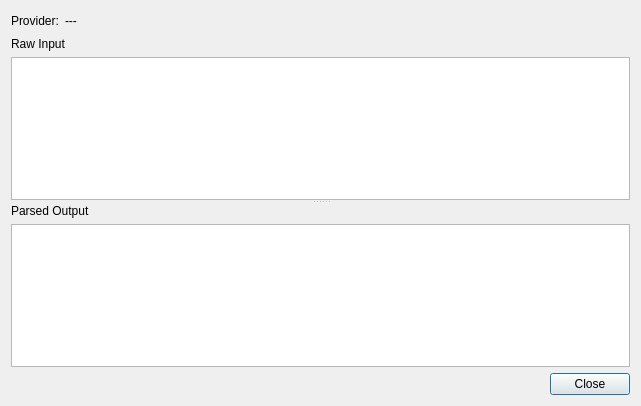
<?xml version="1.0" encoding="UTF-8"?>
<ui version="4.0">
 <class>DataproviderDumpBase</class>
 <widget class="QDialog" name="DataproviderDumpBase">
  <property name="geometry">
   <rect>
    <x>0</x>
    <y>0</y>
    <width>641</width>
    <height>406</height>
   </rect>
  </property>
  <property name="windowTitle">
   <string>Data Provider Dump</string>
  </property>
  <layout class="QVBoxLayout" name="verticalLayout_3">
   <item>
    <layout class="QHBoxLayout" name="horizontalLayout">
     <item>
      <widget class="QLabel" name="label">
       <property name="text">
        <string>Provider:</string>
       </property>
      </widget>
     </item>
     <item>
      <widget class="QLabel" name="labelProviderName">
       <property name="text">
        <string>---</string>
       </property>
      </widget>
     </item>
     <item>
      <spacer name="horizontalSpacer">
       <property name="orientation">
        <enum>Qt::Horizontal</enum>
       </property>
       <property name="sizeHint" stdset="0">
        <size>
         <width>40</width>
         <height>20</height>
        </size>
       </property>
      </spacer>
     </item>
    </layout>
   </item>
   <item>
    <widget class="QSplitter" name="splitter">
     <property name="orientation">
      <enum>Qt::Vertical</enum>
     </property>
     <widget class="QWidget" name="layoutWidget">
      <layout class="QVBoxLayout" name="verticalLayout">
       <item>
        <widget class="QLabel" name="label_2">
         <property name="text">
          <string>Raw Input</string>
         </property>
        </widget>
       </item>
       <item>
        <widget class="QTextBrowser" name="textBrowserRaw"/>
       </item>
      </layout>
     </widget>
     <widget class="QWidget" name="layoutWidget">
      <layout class="QVBoxLayout" name="verticalLayout_2">
       <item>
        <widget class="QLabel" name="label_3">
         <property name="text">
          <string>Parsed Output</string>
         </property>
        </widget>
       </item>
       <item>
        <widget class="QTextBrowser" name="textBrowserParsed"/>
       </item>
      </layout>
     </widget>
    </widget>
   </item>
   <item>
    <widget class="QDialogButtonBox" name="buttonBox">
     <property name="orientation">
      <enum>Qt::Horizontal</enum>
     </property>
     <property name="standardButtons">
      <set>QDialogButtonBox::Close</set>
     </property>
    </widget>
   </item>
  </layout>
 </widget>
 <resources/>
 <connections>
  <connection>
   <sender>buttonBox</sender>
   <signal>accepted()</signal>
   <receiver>DataproviderDumpBase</receiver>
   <slot>accept()</slot>
   <hints>
    <hint type="sourcelabel">
     <x>248</x>
     <y>254</y>
    </hint>
    <hint type="destinationlabel">
     <x>157</x>
     <y>274</y>
    </hint>
   </hints>
  </connection>
  <connection>
   <sender>buttonBox</sender>
   <signal>rejected()</signal>
   <receiver>DataproviderDumpBase</receiver>
   <slot>reject()</slot>
   <hints>
    <hint type="sourcelabel">
     <x>316</x>
     <y>260</y>
    </hint>
    <hint type="destinationlabel">
     <x>286</x>
     <y>274</y>
    </hint>
   </hints>
  </connection>
 </connections>
</ui>
